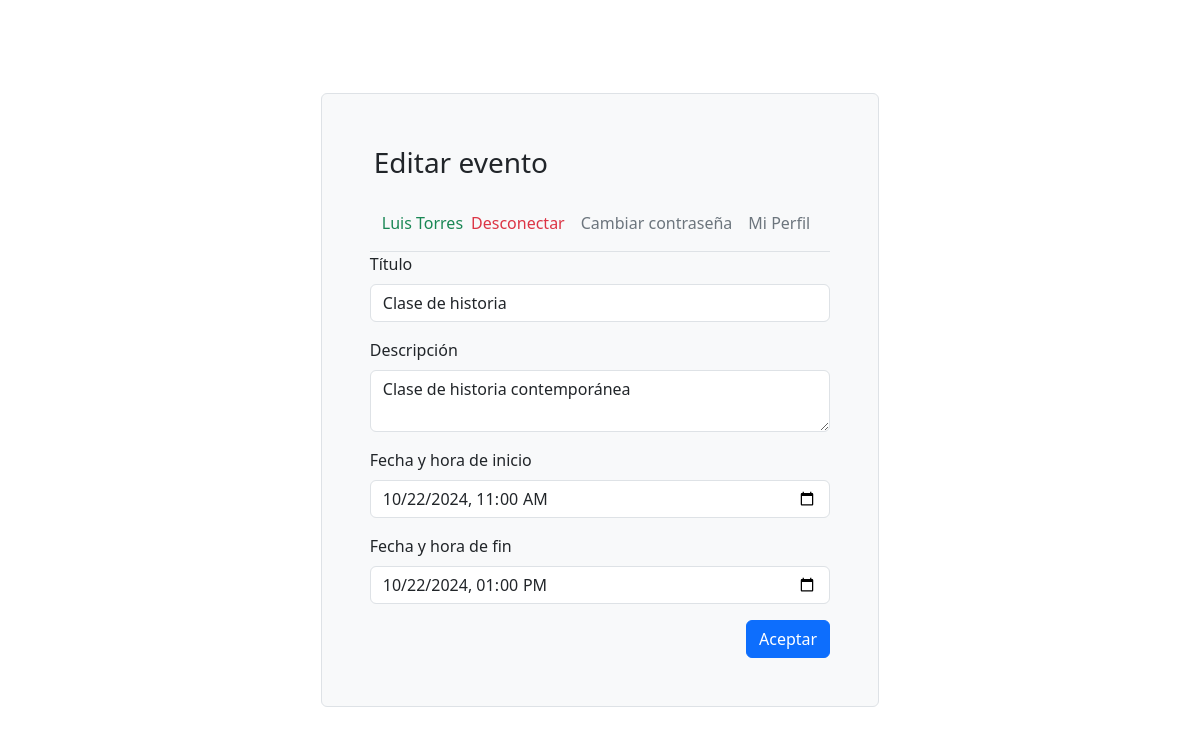
The app's page /edit-event.php?id=17 (signed in) with its own data.
### tables this page shows
CREATE TABLE users (id INTEGER PRIMARY KEY AUTOINCREMENT,
                                                            email TEXT UNIQUE,
                                                            password TEXT,
                                                            first_name TEXT,
                                                            last_name TEXT,
                                                            birth_date TEXT,
                                                            about TEXT);

CREATE TABLE events (id INTEGER PRIMARY KEY AUTOINCREMENT,
                                                            user_id INTEGER,
                                                            title TEXT,
                                                            description TEXT,
                                                            start_date TEXT,
                                                            end_date TEXT,
                                                            FOREIGN KEY(user_id) REFERENCES users(id));

### data-access/CalendarDataAccess.php (called while the page is built, shortened)
<?php
require_once __DIR__ . "/../entities/User.php";
require_once __DIR__ . "/../entities/Event.php";
class CalendarDataAccess
{
    private $pdo;
    public function __construct($dbFile)
    {
        $this->pdo = new PDO("sqlite:" . $dbFile);
        $this->pdo->setAttribute(PDO::ATTR_ERRMODE, PDO::ERRMODE_EXCEPTION);
        $this->createInitialDataIfTablesEmpty();
    }
    private function createTables(): void
    {
        $this->pdo->exec("CREATE TABLE IF NOT EXISTS users (id INTEGER PRIMARY KEY AUTOINCREMENT,
                                                            email TEXT UNIQUE,
                                                            password TEXT,
                                                            first_name TEXT,
                                                            last_name TEXT,
                                                            birth_date TEXT,
                                                            about TEXT)");
        $this->pdo->exec("CREATE TABLE IF NOT EXISTS events (id INTEGER PRIMARY KEY AUTOINCREMENT,
                                                            user_id INTEGER,
                                                            title TEXT,
                                                            description TEXT,
                                                            start_date TEXT,
                                                            end_date TEXT,
                                                            FOREIGN KEY(user_id) REFERENCES users(id))");
    }
    private function createInitialDataIfTablesEmpty(): void
    {
        if ($this->isUsersTableEmpty()) {
            $this->createInitialUsers();
        }
        if ($this->isEventsTableEmpty()) {
            $this->createInitialEvents();
        }
    }
    private function isUsersTableEmpty(): bool
    {
        $stmt = $this->pdo->query("SELECT COUNT(1) as count FROM users");
        $result = $stmt->fetch(PDO::FETCH_ASSOC);
        return $result['count'] == 0;
    }
    private function isEventsTableEmpty(): bool
    {
        $stmt = $this->pdo->query("SELECT COUNT(1) as count FROM events");
        $result = $stmt->fetch(PDO::FETCH_ASSOC);
        return $result['count'] == 0;
    }
    public function getUserById(int $userId): ?User
    {
        $stmt = $this->pdo->prepare("SELECT * FROM users WHERE id = :id");
        $stmt->execute([':id' => $userId]);
        $result = $stmt->fetch(PDO::FETCH_ASSOC);
        if ($result) {
            $user = new User(
                $result['email'],
                $result['password'],
                $result['first_name'],
                $result['last_name'],
                $result['birth_date'],
                $result['about'],
                $result['id']
            );
            return $user;
        } else {
            return null;
        }
    }
    public function getEventById(int $eventId): ?Event
    {
        $stmt = $this->pdo->prepare("SELECT * FROM events WHERE id = :id");
        $stmt->bindValue(':id', $eventId);
        $stmt->execute();
        $row = $stmt->fetch(PDO::FETCH_ASSOC);
        if ($row) {
            $event = new Event(
                $row['user_id'],
                $row['title'],
                $row['description'],
                $row['start_date'],
                $row['end_date'],
                $row['id']
            );
            return $event;
        }
        return null;
    }
}

### entities/User.php (called while the page is built, shortened)
<?php
class User
{
    private $firstName;
    private $lastName;
    public function getFirstName()
    {
        return $this->firstName;
    }
    public function getLastName()
    {
        return $this->lastName;
    }
    public function setFirstName($firstName)
    {
        $this->firstName = $firstName;
    }
    public function setLastName($lastName)
    {
        $this->lastName = $lastName;
    }
}

### entities/Event.php (called while the page is built, shortened)
<?php
class Event
{
    private $title;
    private $description;
    private $startDate;
    private $endDate;
    public function getTitle()
    {
        return $this->title;
    }
    public function getDescription()
    {
        return $this->description;
    }
    public function getStartDate()
    {
        return $this->startDate;
    }
    public function getEndDate()
    {
        return $this->endDate;
    }
    public function setTitle($title)
    {
        $this->title = $title;
    }
    public function setDescription($description)
    {
        $this->description = $description;
    }
    public function setStartDate($startDate)
    {
        $this->startDate = $startDate;
    }
    public function setEndDate($endDate)
    {
        $this->endDate = $endDate;
    }
}

### edit-event.php (the view, shortened to what this page needs)
<?php
require_once __DIR__ . '/data-access/CalendarDataAccess.php';
require_once __DIR__ . '/entities/User.php';
$dbFile = __DIR__ . '/calendar.db';
$calendarDataAccess = new CalendarDataAccess($dbFile);
$userID = '';
$errorSeguridad = false;
?>
<!DOCTYPE html>
<html lang="es">
<head>
    <link rel="stylesheet" href="https://cdn.jsdelivr.net/npm/bootstrap@5.3.8/dist/css/bootstrap.min.css">
</head>
<?php if (empty($_SESSION['user'])) {
    header("Location: index.php");
    exit;
} else {
    $userID = $_SESSION['user'];
} ?>
<?php if ($_SERVER['REQUEST_METHOD'] === 'GET') {
    $eventoID = filter_input(INPUT_GET, 'id', FILTER_VALIDATE_INT);
    if ($eventoID === null || $eventoID === false) {
        $errorSeguridad = true;
    } else {
        $eventoBD = $calendarDataAccess->getEventById($eventoID);
        $titulo = $eventoBD->getTitle();
        $descripcion = $eventoBD->getDescription();
        $fechaInicio = $eventoBD->getStartDate();
        $fechaFin = $eventoBD->getEndDate();
    }
} ?>
<body>
    <div class="container d-flex justify-content-center align-items-center vh-100">
        <div class="border rounded bg-light p-5">
            <header>
                <h1 class="m-1 h3 mb-3 fw-normal">Editar evento</h1>
                <?php require_once 'cabecera.php' ?>
            </header>
            <main class="form-signin w-100 m-auto">
                <?php if ($errorSeguridad): ?>
                    <h3>No se puede acceder al evento porque no existe o porque no tiene permisos para verlo</h3>
                    <a href="events.php">Volver al listado de eventos</a>
                <?php else: ?>
                    <form method="post">
                        <div class="mb-3">
                            <label class="form-label" for="title">Título</label>
                            <input class="form-control" type="text" name="title" id="title" value="<?= $titulo ?>" required>
                        </div>
                        <div class="mb-3">
                            <label class="form-label" for="description">Descripción</label>
                            <textarea class="form-control" name="description" id="description"><?= $descripcion ?></textarea>
                        </div>
                        <div class="mb-3">
                            <label class="form-label" for="startDate">Fecha y hora de inicio</label>
                            <input class="form-control" type="datetime-local" name="startDate" id="startDate" value="<?= $fechaInicio ?>" required>
                        </div>
                        <div class="mb-3">
                            <label class="form-label" for="endDate">Fecha y hora de fin</label>
                            <input class="form-control" type="datetime-local" name="endDate" id="endDate" value="<?= $fechaFin ?>" required>
                        </div>
                        <div class="text-end">
                            <button class="btn btn-primary" type="submit">Aceptar</button>
                        </div>
                    </form>
                <?php endif ?>
            </main>
        </div>
    </div>
</body>
</html>

### cabecera.php
<?php
$userBD = $calendarDataAccess->getUserById($userID);
$nombre = $userBD->getFirstName();
$apellidos = $userBD->getLastName();
?>
<nav class="py-2 bg-body-tertiary border-bottom">
    <div class="container d-flex justify-content-center flex-wrap">
        <ul class="nav">
            <li class="navbar-text text-success"><?= $nombre ?> <?= $apellidos ?></li>
            <li class="nav-item"><a href="logout.php" class="nav-link px-2 link-danger link-offset-2 link-underline-opacity-25 link-underline-opacity-100-hover">Desconectar</a></li>
            <li class="nav-item"><a href="#!" class="nav-link  px-2 link-secondary link-offset-2 link-underline-opacity-25 link-underline-opacity-100-hover">Cambiar contraseña</a></li>
            <li class="nav-item"><a href="#!" class="nav-link  px-2 link-secondary link-offset-2 link-underline-opacity-25 link-underline-opacity-100-hover">Mi Perfil</a></li>
        </ul>
    </div>
</nav>

### records on screen
users: first_name "Luis", last_name "Torres"
events: title "Clase de historia", description "Clase de historia contemporánea", startDate "10/22/2024 11:00", endDate "10/22/2024 13:00"
